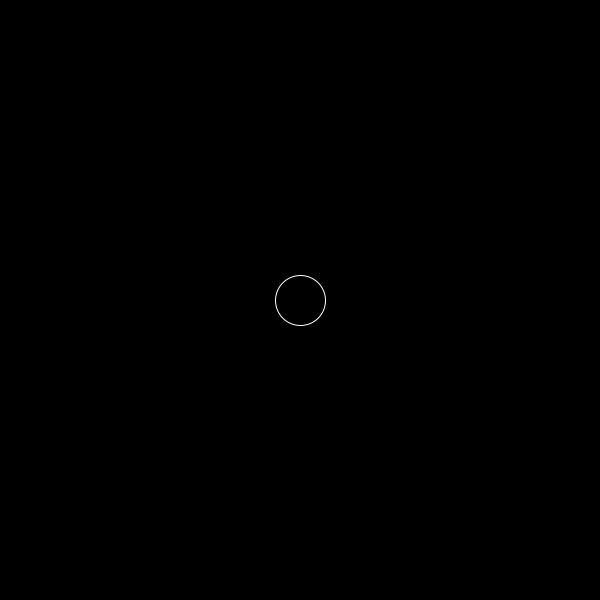
Frame 1 (no input)
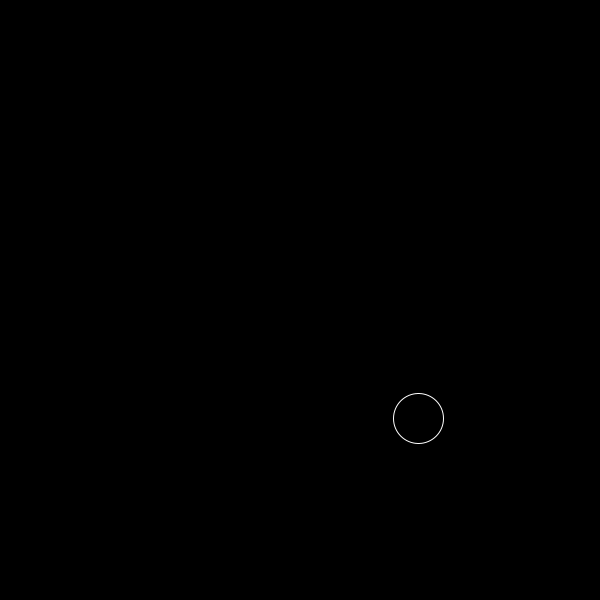
Frame 60 (the mouse pressed at the canvas centre just before this capture)
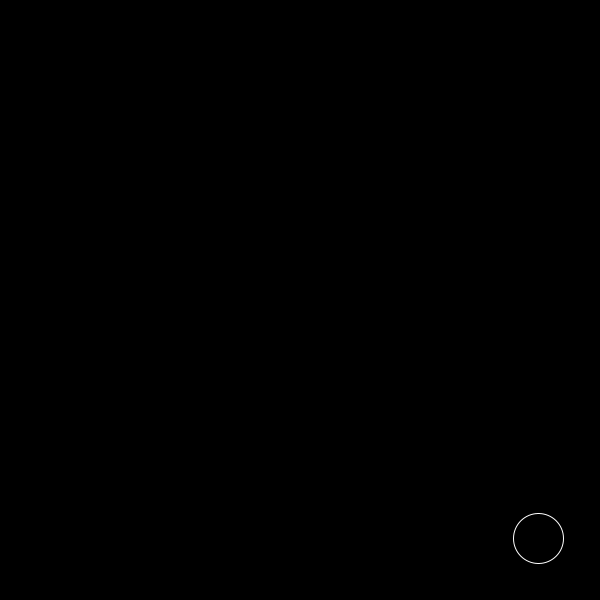
Frame 120 (the mouse held since frame 60 and released just before this capture)

The Processing sketch that drew these frames (run headless with seeded random() and noise(); from frame 60 on, the mouse is pressed at the canvas centre):

// Processing sketch: BounceNBoom
// ── BounceNBoom.pde
PVector b[] = new PVector[100];
PVector v[] = new PVector[100];
color c[] = new color[100];
int n = 0;

void setup() {
  size(600, 600);
  stroke(255);
  fill(c[n]);
  b[0] = new PVector(300, 300);
  v[0] = new PVector(2, 2);
  colorMode(HSB);
  for (int i=0; i!=100; ++i) {
    c[i] = color(random(255), 255, 255);
  }
}

void draw() {
  background(0);

  for (int i=0; i!=n+1; ++i) {
    ellipse(b[i].x, b[i].y, 50, 50);
    b[i].add(v[i]);
    
    if(b[i].x < 25 || b[i].x > 575){
      v[i].set(-v[i].x,v[i].y);
    }
    if(b[i].y < 25 || b[i].y > 575){
      v[i].set(v[i].x,-v[i].y);
    }
  }
  
}

void mouseClicked() {
  ++n;
  b[n] = new PVector(0, 0);
  v[n] = new PVector(0, 0);
  fill(c[n]);
  for (int i=0; i!=n; ++i) {
    v[i+1].set(v[i].rotate(PI/4));
    b[i+1].set(b[i]);
    v[i].rotate(-PI/2);
  }
}
